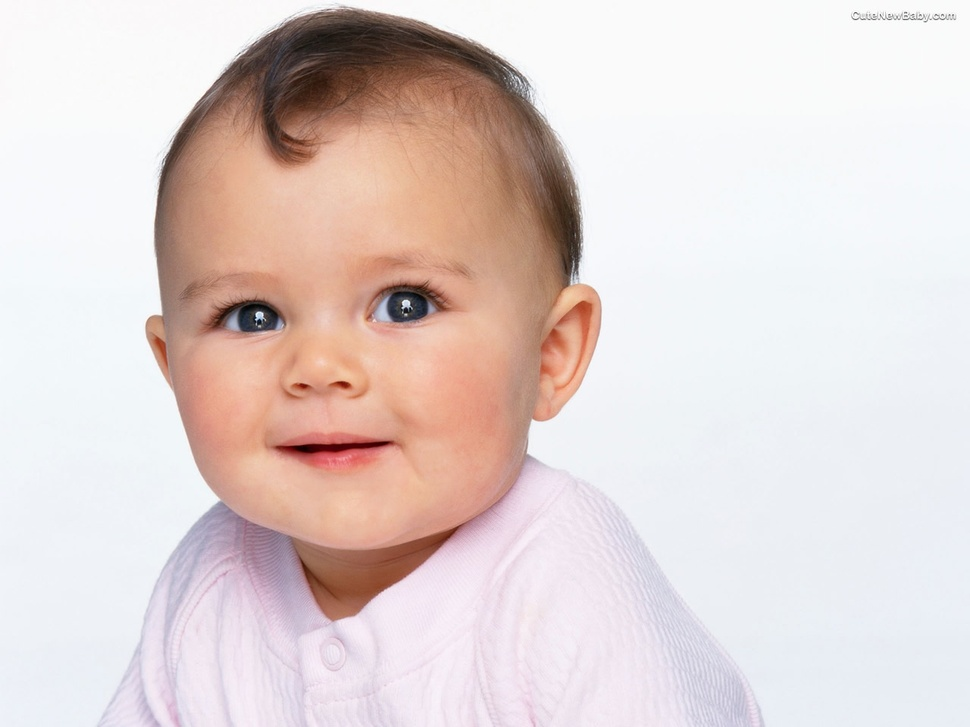
%> input picture Boy Image.jpg, 970 x 727 px, shrunk from 1280 x 960 before the run
$ octave Run.m   (GNU Octave 9; MATLAB toolbox functions it lacks are replaced by stand-ins)
%> lines starting %> are read from the running program, lines starting %| are printed output that depends on the picture; long printed decimals are rounded
%> further down, Main_Image is the input picture: size 727x970x3 uint8; mean R, G, B 225.6, 211.9, 209.9
### PeriodicNoise.m
function [Output]=PeriodicNoise(Input)
Layer_Red=Input(:,:,1);
Layer_Green=Input(:,:,2);
Layer_Blue=Input(:,:,3);
%%
%Layer_Red
[x,y]=meshgrid(1:size(Layer_Red ,2),1:size(Layer_Red,1));
p=1+sin(x+y/1.5);
tp=(double(Layer_Red)./128+p)/4;
z=sqrt((x-129).^2+(y-129).^2);
br=(z<47|z>51);
Layer_Red=tp.*br;
%> Layer_Red: size 727x970 double
%Layer_Green
[x,y]=meshgrid(1:size(Layer_Green,2),1:size(Layer_Green,1));
p=1+sin(x+y/1.5);
tp=(double(Layer_Green)./128+p)/4;
z=sqrt((x-129).^2+(y-129).^2);
br=(z<47|z>51);
Layer_Green=tp.*br;
%> Layer_Green: size 727x970 double
%Layer_Blue
[x,y]=meshgrid(1:size(Layer_Blue,2),1:size(Layer_Blue,1));
p=1+sin(x+y/1.5);
tp=(double(Layer_Blue)./128+p)/4;
z=sqrt((x-129).^2+(y-129).^2);
br=(z<47|z>51);
Layer_Blue=tp.*br;
%> Layer_Blue: size 727x970 double
%%
Output(:,:,1)=Layer_Red;
Output(:,:,2)=Layer_Green;
Output(:,:,3)=Layer_Blue;
end

### Filter_Average.m
function Input=Filter_Average(Input,Iteration)
%> called with Iteration = 1
for i=1:Iteration
    Input=imfilter(Input,fspecial('average'));
end
end

### Filter_Gaussian.m
function Input=Filter_Gaussian(Input,Iteration)
%> called with Iteration = 1
for i=1:Iteration
Input= imfilter(Input,fspecial('gaussian',[5 5],2));
end
end

### Filter_Meddian.m
function Output=Filter_Meddian(Input,Iteration)
%> called with Iteration = 1
%%
Layer_Red=Input(:,:,1);
Layer_Green=Input(:,:,2);
Layer_Blue=Input(:,:,3);
%%
for i=1:Iteration
Layer_Red  =medfilt2(Layer_Red  );
Layer_Green=medfilt2(Layer_Green);
Layer_Blue =medfilt2(Layer_Blue );
end
%%
Output(:,:,1)=Layer_Red;
Output(:,:,2)=Layer_Green;
Output(:,:,3)=Layer_Blue;
end

### Filter_Wiener.m
function Output=Filter_Wiener(Input,Iteration)
%> called with Iteration = 1
%%
Layer_Red=Input(:,:,1);
Layer_Green=Input(:,:,2);
Layer_Blue=Input(:,:,3);
%%
for i=1:Iteration
Layer_Red  =wiener2(Layer_Red  );
Layer_Green=wiener2(Layer_Green);
Layer_Blue =wiener2(Layer_Blue );
end
%> this loop made 1 pass
%> pass 1, in Filter_Wiener, `Layer_Blue =wiener2(Layer_Blue );`:
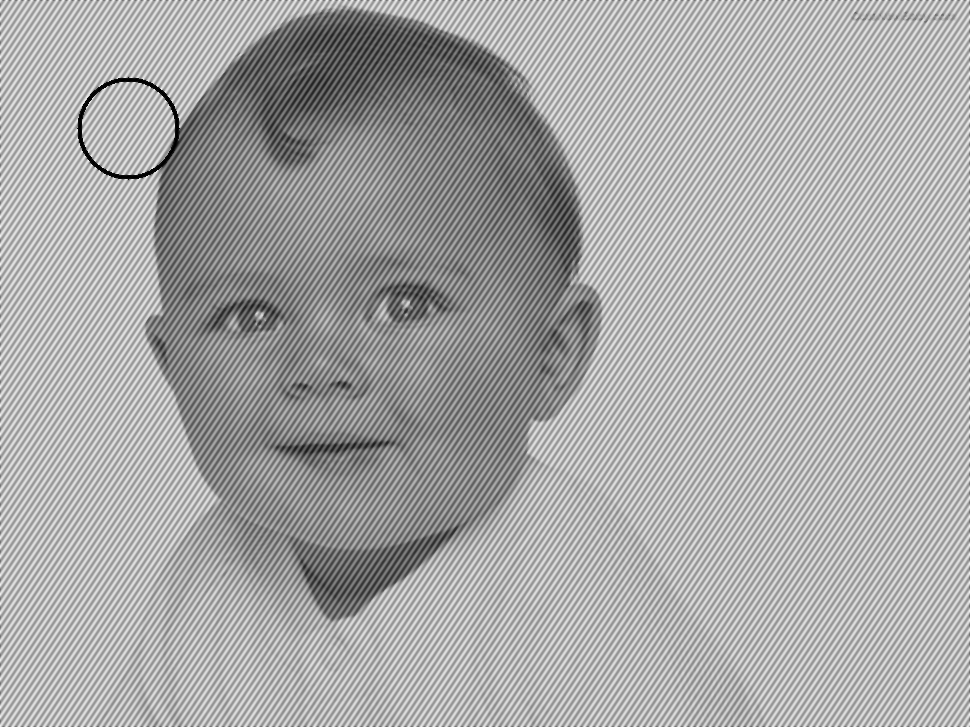
%> Layer_Blue: size 727x970 double; min 0, max 0.951, mean 0.658
%%
Output(:,:,1)=Layer_Red;
Output(:,:,2)=Layer_Green;
Output(:,:,3)=Layer_Blue;
end

### Filter_Max.m
function Output=Filter_Max(Input,Iteration)
%> called with Iteration = 1
%%
Layer_Red=Input(:,:,1);
Layer_Green=Input(:,:,2);
Layer_Blue=Input(:,:,3);
%%
for i=1:Iteration
Layer_Red  =ordfilt2(Layer_Red,9,ones(3,3));
Layer_Green=ordfilt2(Layer_Green,9,ones(3,3));
Layer_Blue =ordfilt2(Layer_Blue,9,ones(3,3));
end
%%
Output(:,:,1)=Layer_Red;
Output(:,:,2)=Layer_Green;
Output(:,:,3)=Layer_Blue;
end

### Filter_Min.m
function Output=Filter_Min(Input,Iteration)
%> called with Iteration = 1
%%
Layer_Red=Input(:,:,1);
Layer_Green=Input(:,:,2);
Layer_Blue=Input(:,:,3);
%%
for i=1:Iteration
Layer_Red  =ordfilt2(Layer_Red,1,ones(3,3));
Layer_Green=ordfilt2(Layer_Green,1,ones(3,3));
Layer_Blue =ordfilt2(Layer_Blue,1,ones(3,3));
end
%%
Output(:,:,1)=Layer_Red;
Output(:,:,2)=Layer_Green;
Output(:,:,3)=Layer_Blue;
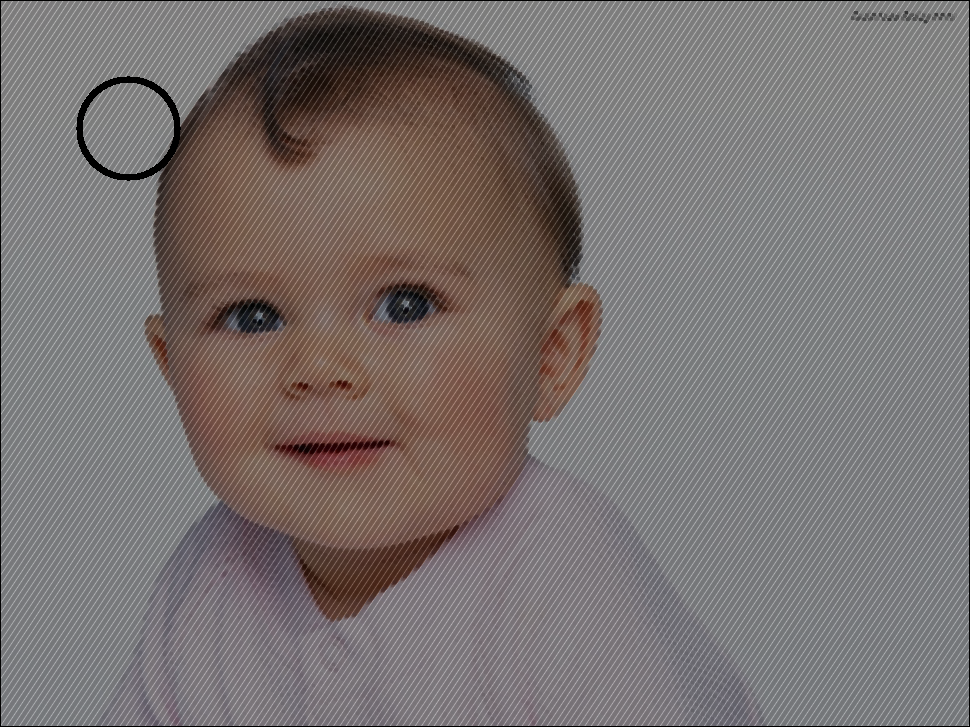
%> Output: size 727x970x3 double; mean R, G, B 0.476, 0.449, 0.445
end

### Compare_MSE.m
function MSE =Compare_MSE(Image1,Image2)
Delta=abs(im2double(Image1)-im2double(Image2));
Delta=Delta.^2;
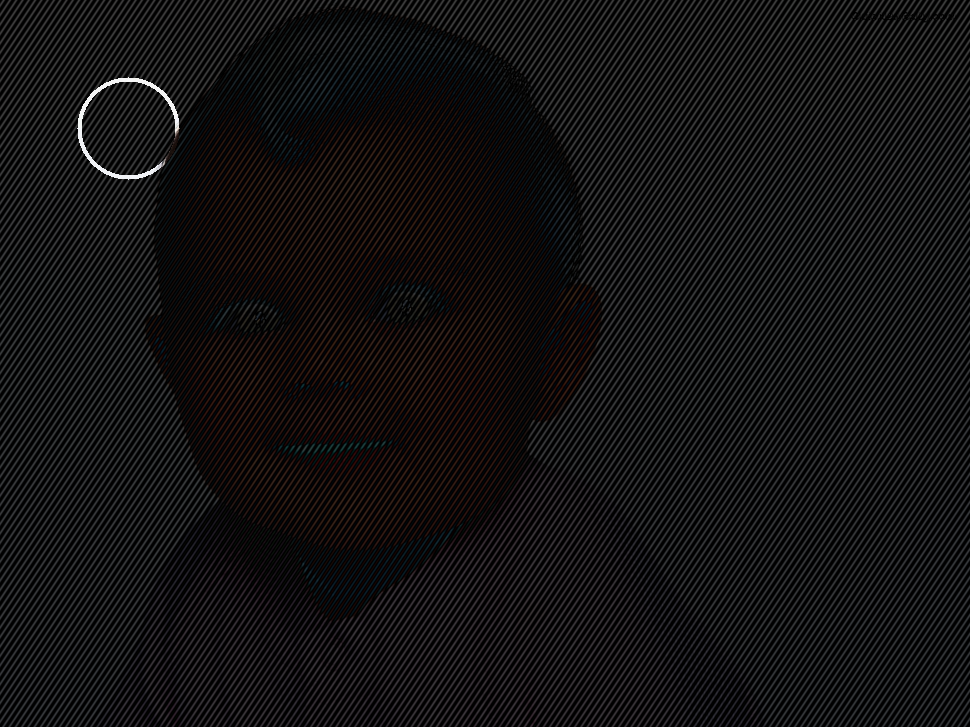
%> Delta: size 727x970x3 double; mean R, G, B 0.0757, 0.0708, 0.0732
MSE=mean(mean(mean(Delta)));
%> MSE = 0.0732
end

### Restoration.m
function [] = Restoration(Main_Image,NoiseType)
%% apply noise
if(strcmp(NoiseType,'localvar'))
    ImageNoise=imnoise(Main_Image,NoiseType,0.05*rand(size(Main_Image)));
elseif(strcmp(NoiseType,'PeriodicNoise'))
    ImageNoise=PeriodicNoise(Main_Image);
else
    ImageNoise=imnoise(Main_Image,NoiseType);
end
%% restore image
Restored_Average=Filter_Average(ImageNoise,1);
Restored_Gaussian=Filter_Gaussian(ImageNoise,1);
Restored_Meddian=Filter_Meddian(ImageNoise,1);
Restored_Wiener=Filter_Wiener(ImageNoise,1);
Restored_Max=Filter_Max(ImageNoise,1);
Restored_Min=Filter_Min(ImageNoise,1);
%% Show
fig=gcf;
fig.Name=NoiseType;

subplot(4,2,1);
imshow(Main_Image);
title('Main');

subplot(4,2,2);
imshow(ImageNoise);
title('Noise');

subplot(4,2,3);
imshow(Restored_Average);
title('Average');

subplot(4,2,4);
imshow(Restored_Gaussian);
title('Gaussian');

subplot(4,2,5);
imshow(Restored_Meddian);
title('Meddian');

subplot(4,2,6);
imshow(Restored_Wiener);
title('Wiener');

subplot(4,2,7);
imshow(Restored_Max);
title('Max');

subplot(4,2,8);
imshow(Restored_Min);
title('Min');

% title(NoiseType);
%% Compare
clc;
disp(['MSE(Main Image & ImageNoise       ) : ' , num2str(Compare_MSE(Main_Image,ImageNoise))]);
%| MSE(Main Image & ImageNoise       ) : 0.07325
disp(['MSE(ImageNoise & Restored_Average ) : ' , num2str(Compare_MSE(Main_Image,Restored_Average))]);
%| MSE(ImageNoise & Restored_Average ) : 0.0538
disp(['MSE(Main Image & Restored_Gaussian) : ' , num2str(Compare_MSE(Main_Image,Restored_Gaussian))]);
%| MSE(Main Image & Restored_Gaussian) : 0.04508
disp(['MSE(Main Image & Restored_Meddian ) : ' , num2str(Compare_MSE(Main_Image,Restored_Meddian))]);
%| MSE(Main Image & Restored_Meddian ) : 0.0627
disp(['MSE(Main Image & Restored_Wiener  ) : ' , num2str(Compare_MSE(Main_Image,Restored_Wiener))]);
%| MSE(Main Image & Restored_Wiener  ) : 0.05368
disp(['MSE(Main Image & Restored_Min ) : ' , num2str(Compare_MSE(Main_Image,Restored_Min))]);
%> in Compare_MSE (call 6), `Delta=Delta.^2;`:
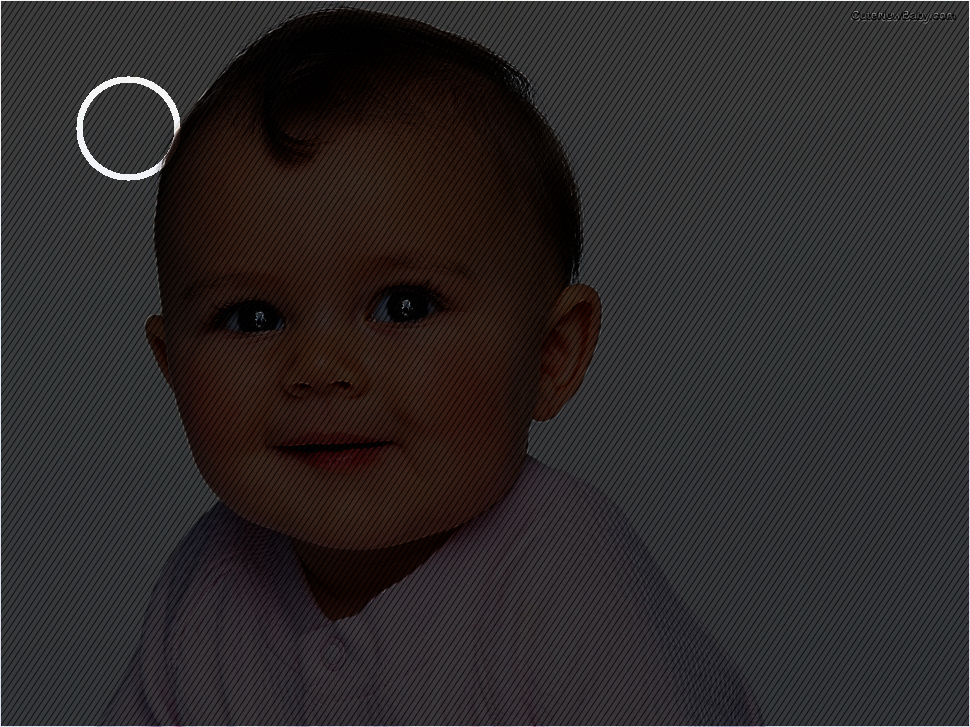
%> Delta: size 727x970x3 double; mean R, G, B 0.179, 0.163, 0.163
%> in Compare_MSE (call 6), `MSE=mean(mean(mean(Delta)));`: MSE = 0.168
%| MSE(Main Image & Restored_Min ) : 0.1683
disp(['MSE(Main Image & Restored_Max  ) : ' , num2str(Compare_MSE(Main_Image,Restored_Max))]);
%> in Compare_MSE (call 7), `Delta=Delta.^2;`:
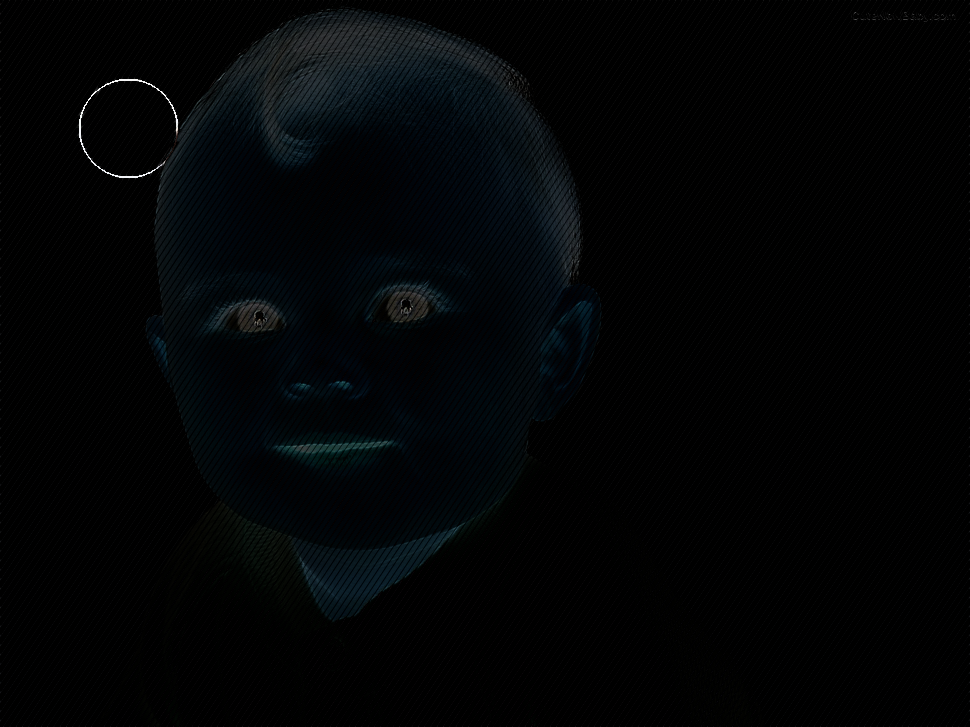
%> Delta: size 727x970x3 double; mean R, G, B 0.0106, 0.0171, 0.0212
%> in Compare_MSE (call 7), `MSE=mean(mean(mean(Delta)));`: MSE = 0.0163
%| MSE(Main Image & Restored_Max  ) : 0.01629
end

### Run.m
clc;
clear ;
close all;
%%
%Main_Image=imread(uigetimagefile());
Main_Image=imread('.\Boy Image.jpg');
%% Restoration
Restoration(Main_Image,'PeriodicNoise');
pause;
Restoration(Main_Image,'speckle');
%> call 2 of Filter_Meddian, with Iteration = 1
%> in Filter_Meddian (call 2), `Layer_Green=Input(:,:,2);`:
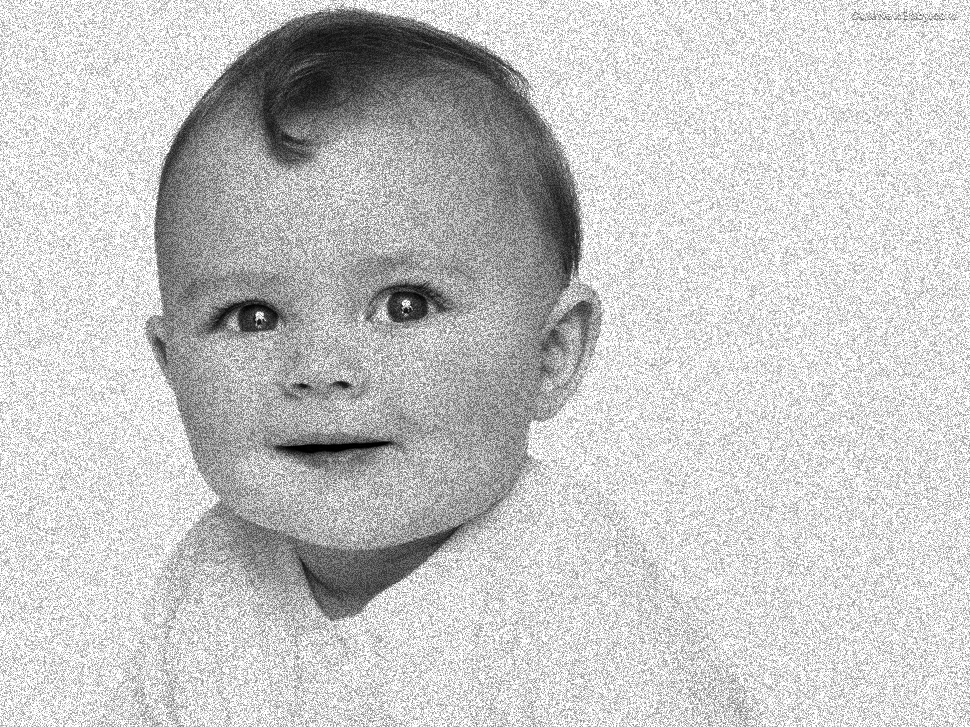
%> Layer_Green: size 727x970 uint8; min 0, max 255, mean 199.8
%| MSE(Main Image & ImageNoise       ) : 0.02204
%| MSE(ImageNoise & Restored_Average ) : 0.006501
%| MSE(Main Image & Restored_Gaussian) : 0.005663
%| MSE(Main Image & Restored_Meddian ) : 0.006818
%| MSE(Main Image & Restored_Wiener  ) : 0.006751
%| MSE(Main Image & Restored_Min ) : 0.081
%| MSE(Main Image & Restored_Max  ) : 0.01169
pause;
Restoration(Main_Image,'salt & pepper');
%| MSE(Main Image & ImageNoise       ) : 0.02045
%| MSE(ImageNoise & Restored_Average ) : 0.003278
%| MSE(Main Image & Restored_Gaussian) : 0.002262
%| MSE(Main Image & Restored_Meddian ) : 0.000142
%| MSE(Main Image & Restored_Wiener  ) : 0.01326
%| MSE(Main Image & Restored_Min ) : 0.1579
%| MSE(Main Image & Restored_Max  ) : 0.0137
pause;
Restoration(Main_Image,'gaussian');
%| MSE(Main Image & ImageNoise       ) : 0.00702
%| MSE(ImageNoise & Restored_Average ) : 0.001772
%| MSE(Main Image & Restored_Gaussian) : 0.00167
%| MSE(Main Image & Restored_Meddian ) : 0.001534
%| MSE(Main Image & Restored_Wiener  ) : 0.001677
%| MSE(Main Image & Restored_Min ) : 0.03068
%| MSE(Main Image & Restored_Max  ) : 0.009697
pause;
Restoration(Main_Image,'localvar');
%| MSE(Main Image & ImageNoise       ) : 0.01602
%| MSE(ImageNoise & Restored_Average ) : 0.003567
%| MSE(Main Image & Restored_Gaussian) : 0.002935
%| MSE(Main Image & Restored_Meddian ) : 0.002515
%| MSE(Main Image & Restored_Wiener  ) : 0.004737
%| MSE(Main Image & Restored_Min ) : 0.07317
%| MSE(Main Image & Restored_Max  ) : 0.01859
pause;
Restoration(Main_Image,'poisson');
%| MSE(Main Image & ImageNoise       ) : 0.002425
%| MSE(ImageNoise & Restored_Average ) : 0.0009674
%| MSE(Main Image & Restored_Gaussian) : 0.001138
%| MSE(Main Image & Restored_Meddian ) : 0.0006119
%| MSE(Main Image & Restored_Wiener  ) : 0.0004649
%| MSE(Main Image & Restored_Min ) : 0.01345
%| MSE(Main Image & Restored_Max  ) : 0.004299
